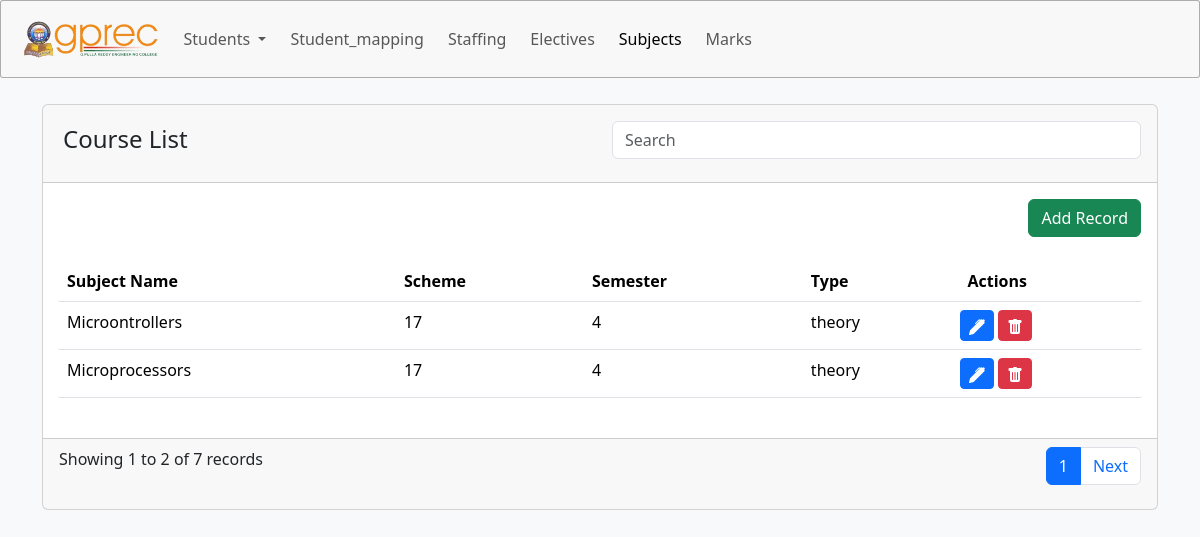
The page /show on the database as committed earlier.
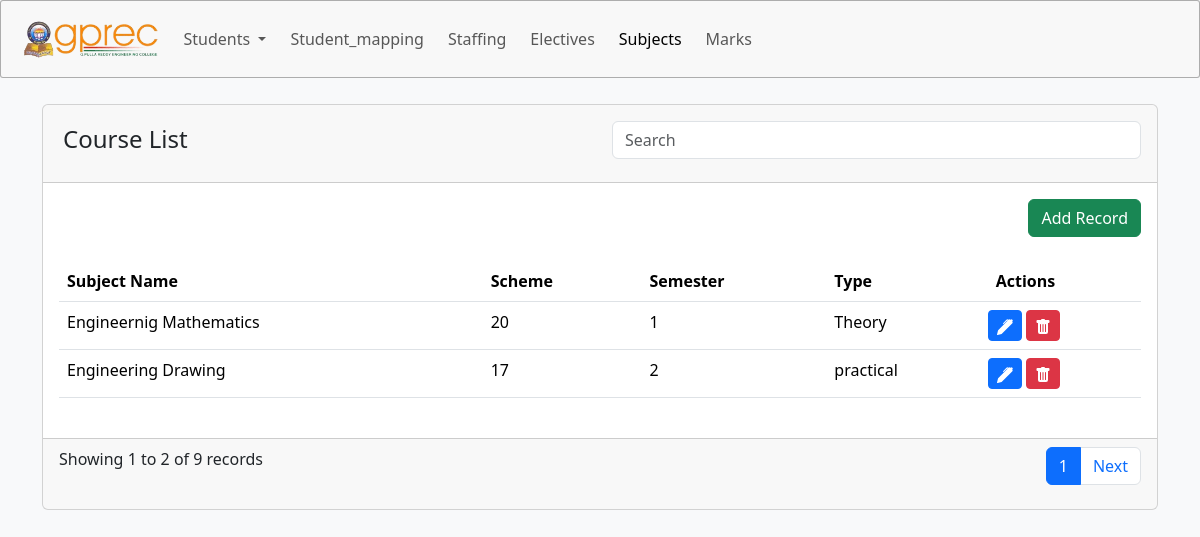
The same page on the database as committed later.
### acad/models.py (models this page shows, shortened)
class Subjects(models.Model):
    course_code=models.CharField(max_length=10)
    subject=models.CharField(max_length=50)
    category=models.CharField(max_length=6)
    scheme=models.IntegerField()
    semester=models.CharField(max_length=10)
    type=models.CharField(max_length=10)
    credits=models.DecimalField(max_digits=10, decimal_places=2)
    end_exam_marks=models.IntegerField()
    cia_marks=models.IntegerField()
    total_marks=models.IntegerField()

### acad/views.py (the view)
# urls.py: path('show', views.show, name='show'),
def show(request):
    records = Subjects.objects.all().order_by('-id')
    page = request.GET.get('page', 1)
    records_per_page = 2
    paginator = Paginator(records, records_per_page)
    try:
        records = paginator.page(page)
    except EmptyPage:
        records = paginator.page(paginator.num_pages)
    return render(request, 'show.html', {'records': records})

### templates/show.html (shortened to what this page needs)
{% extends "base.html" %}
{% block body %}
<div class="container my-5">
    <div class="card">
        <div class="card-header p-3">
            <div class="row">
                <div class="col-md-6">
                    <h4 class="p-1">Course List</h4>
                </div>
                <div class="col-md-6 text-right">
                    <input type="text" class="form-control" placeholder="Search">
                </div>
            </div>
        </div>
        <div class="card-body">
            <div class="row">
                <div class="col">
                <a href="{% url 'subject' %}" class="btn btn-success float-end mb-4">Add Record</a>
                </div>
            </div>
            <div class="row">
            <div class="table-responsive">
                <table class="table">
                    <thead>
                    <tr>
                        <th>Subject Name</th>
                        <th>Scheme</th>
                        <th>Semester</th>
                        <th>Type</th>
                        <th>Actions</th>
                    </tr>
                    </thead>
                    <tbody>
                    {% for record in records %}
                        <tr>
                            <td>{{ record.subject }}</td>
                            <td>{{ record.scheme }}</td>
                            <td>{{ record.semester }}</td>
                            <td>{{ record.type }}</td>
                            <td class="mx-0 px-0">
                                <button class="btn btn-sm btn-primary" data-bs-toggle="modal" data-bs-target="#editModal{{ record.id }}">
                                </button>
                                <button class="btn btn-sm btn-danger" data-bs-toggle="modal" data-bs-target="#deleteModal{{ record.id }}">
                                </button>
                            </td>
                        </tr>
                    {% endfor %}
                    </tbody>
                </table>
            </div>
        </div>
        </div>
        <div class="card-footer mt-2">
            <div class="d-flex justify-content-between">
                <span>Showing {{ records.start_index }} to {{ records.end_index }} of {{ records.paginator.count }} records</span>
                <ul class="pagination">
                    <li class="page-item active"><span class="page-link">{{ records.number }}</span></li>
                    {% if records.has_next %}
                        <li class="page-item"><a class="page-link" href="?page={{ records.next_page_number }}">Next</a></li>
                    {% endif %}
                </ul>
            </div>
        </div>
    </div>
</div>
{% endblock body %}

### templates/base.html (shortened to what this page needs)
<!DOCTYPE html>
{% load static %}
<html lang="en">
  <head>
    <link
      href="https://cdn.jsdelivr.net/npm/bootstrap@5.3.2/dist/css/bootstrap.min.css"
      rel="stylesheet"
    />
  </head>
  <body class="bg-light">
    <nav
      class="navbar navbar navbar-expand-lg fixed-top"
      style="
        background-color: rgba(248, 248, 248, 1);
        border: solid 1px rgba(0, 0, 0, 0.3);
        border-radius: 3px;
      "
    >
      <div class="container-fluid">
        <img
          src=" {% static 'gprec.png' %} "
          alt="img/TopHeader.jpg"
          class="img-fluid mx-2"
          style="height: 60px"
        />
        <div class="collapse navbar-collapse" id="navbarSupportedContent">
          <ul class="navbar-nav me-auto mb-2 mb-lg-0">
            <li class="nav-item dropdown">
              <a
                class="nav-link dropdown-toggle {% if request.resolver_match.url_name == 'student' or request.resolver_match.url_name == 'inactive' or request.resolver_match.url_name == 'detention' %}active{% endif %}"
                href="#"
                role="button"
                data-bs-toggle="dropdown"
                aria-expanded="false"
              >
                Students
              </a>
            </li>
            <li class="nav-item">
              <a
                class="nav-link {% if request.resolver_match.url_name == 'student_mapping' %}active{% endif %}"
                href="/student_mapping"
                >Student_mapping</a
              >
            </li>
            <li class="nav-item">
              <a
                class="nav-link {% if request.resolver_match.url_name == 'faculty_mapping' %}active{% endif %}"
                href="/faculty_mapping"
                >Staffing</a
              >
            </li>
            <li class="nav-item">
              <a
                class="nav-link {% if request.resolver_match.url_name == 'electives' %}active{% endif %}"
                href="/electives"
                >Electives</a
              >
            </li>
            <li class="nav-item">
              <a
                class="nav-link {% if request.resolver_match.url_name == 'show' %}active{% endif %}"
                href="/show"
                >Subjects</a
              >
            </li>
            <li class="nav-item">
              <a
                class="nav-link {% if request.resolver_match.url_name == 'marks' %}active{% endif %}"
                href="/marks"
                >Marks</a
              >
            </li>
          </ul>
        </div>
      </div>
    </nav>
    <div class="container-fluid" style="height: 56px"></div>
    {% block body %}{% endblock body %}
  </body>
</html>

Rows that differ between the two databases and show on the page:
no longer on this page (row unchanged): Subjects: subject "Microontrollers", scheme "17", semester "4", type "theory"
no longer on this page (row unchanged): Subjects: subject "Microprocessors", scheme "17", semester "4", type "theory"
added Subjects: subject "Engineernig Mathematics", scheme "20", semester "1", type "Theory"
added Subjects: subject "Engineering Drawing", scheme "17", semester "2", type "practical"
Other text that changed with them:
{{ records.paginator.count }}: "7" → "9"
